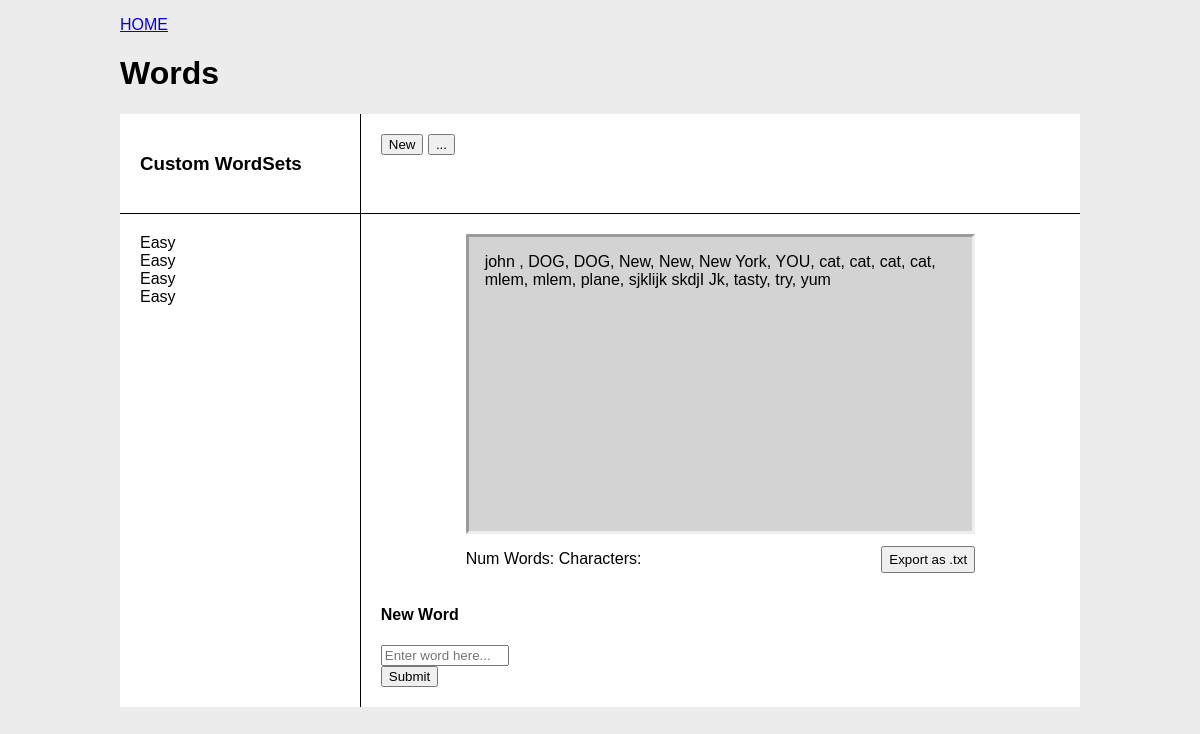
The page /words/ on the database as committed earlier.
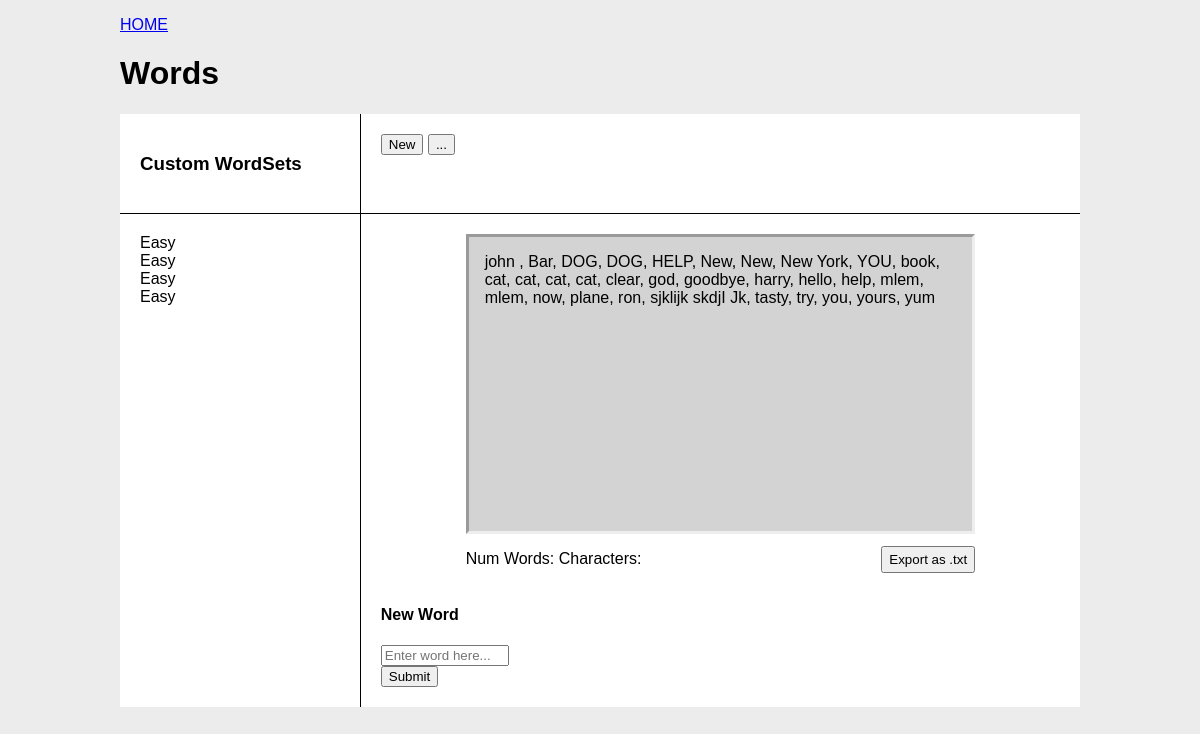
The same page on the database as committed later.
### words/models.py (models this page shows, shortened)
class Word(models.Model):
    word = models.CharField(max_length=32, unique=True)
    active = models.BooleanField(default=True)
    class Meta:
        ordering = ["word"]

### words/views.py (the view)
# urls.py: path('words/', WordsView.as_view(), name='words'),
def words(request):
    if request.method == 'POST':
        form = NewWordForm(request.POST)
        if form.is_valid():
            form.save()
            word_data = Word.objects.all().values()
            list_html = loader.render_to_string('_word_list.html', {'word_data': word_data}, request=request)
            return JsonResponse({'success': True, 'list_html': list_html})
        else:
            return JsonResponse({'success': False, 'errors': form.errors}, status=400)
    else:
        form = NewWordForm(initial={'word': ''})
    word_data = Word.objects.all().values()
    template = loader.get_template('all_words.html')
    context = {
        'word_data': word_data,
        'form': form
    }
    return HttpResponse(template.render(context, request))

### words/forms.py (shortened to what this page needs)
class NewWordForm(forms.ModelForm):
    class Meta:
        model = Word
        fields = ['word']
        widgets = {
            'word': forms.TextInput(attrs={
                'class': 'form-control',
                'placeholder': 'Enter word here...'
            })
        }

### words/templates/all_words.html (shortened to what this page needs)
{% extends "index.html" %}
{% block content %}
    <p><a href="/">HOME</a></p>
    <h1>Words</h1>
    <div class="wordset-grid">
        <div class="wordset-grid-item"><h3>Custom WordSets</h2></div>
        <div class="wordset-grid-item">
            <button type="button">New</button>
            <button type="button">...</button>
        </div>
        <ul class="wordset-grid-item">
            <li>Easy</li>
            <li>Easy</li>
            <li>Easy</li>
            <li>Easy</li>
        </ul>
        <div class="wordset-grid-item">
            {% block wordset_content %}{% include "./_wordset_container.html" %}{% endblock%}
            <h4>New Word</h4>
            <form id="word-form" action="" method="post">
                <table>
                {{ form.word }}
                </table>
                <input type="submit" value="Submit">
            </form>
        </div>
    </div>
{% endblock %}

### words/templates/_wordset_container.html (shortened to what this page needs)
<div class="wordset-container">
    <div class="wordset-box">
        <ul id="word-list">
            {% for w in word_data %}
                {% if forloop.last %}
                    <li><a href="details/{{ w.id }}" >{{ w.word }}</a></li>
                {% else %}
                    <li><a href="details/{{ w.id }}" >{{ w.word }},</a></li>
                {% endif %}
            {% endfor %}
        </ul>
    </div>
    <div class="wordset-info">
        <p><span>Num Words:</span> <span>Characters:</span></p>
        <button type="button" class="export-btn" onclick="downloadTextContent(document.getElementById('copy-box-content'))">Export as .txt</button>
    </div>
</div>

Rows that differ between the two databases and show on the page:
added Word: word "Bar"
added Word: word "HELP"
added Word: word "book"
added Word: word "clear"
added Word: word "god"
added Word: word "goodbye"
added Word: word "harry"
added Word: word "hello"
added Word: word "help"
added Word: word "now"
added Word: word "ron"
added Word: word "you"
added Word: word "yours"
